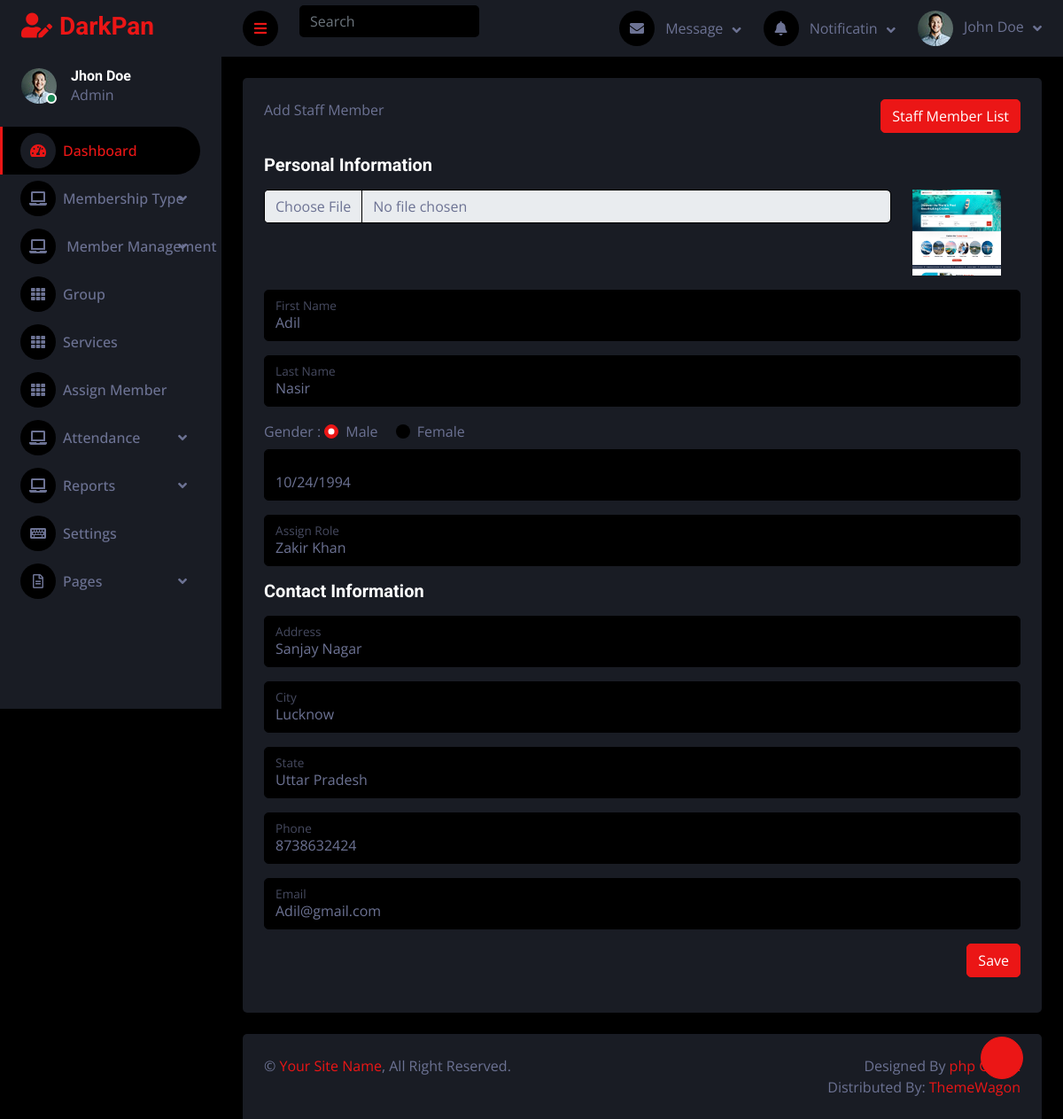
/edit-staffmember.php?id=1 (signed in), run on the app's committed database.
### tables this page shows
CREATE TABLE IF NOT EXISTS `staff_member` (
  `id` int NOT NULL AUTO_INCREMENT,
  `photo` varchar(250) DEFAULT NULL,
  `f_name` varchar(250) DEFAULT NULL,
  `l_name` varchar(250) DEFAULT NULL,
  `gender` varchar(250) DEFAULT NULL,
  `date` varchar(250) DEFAULT NULL,
  `a_role` varchar(250) DEFAULT NULL,
  `address` varchar(250) DEFAULT NULL,
  `city` varchar(250) DEFAULT NULL,
  `state` varchar(250) DEFAULT NULL,
  `phone` varchar(250) DEFAULT NULL,
  `email` varchar(250) DEFAULT NULL,
  `status` varchar(250) DEFAULT NULL,
  PRIMARY KEY (`id`)
);

### edit-staffmember.php (the view, shortened to what this page needs)
<?php include "common/header.php";
$id = $_GET['id'];
$sql = mysqli_query($conn, "SELECT * FROM `staff_member` where `id`='$id'");
$row = mysqli_fetch_assoc($sql);
?>
<div class="container-fluid pt-4 px-4">
    <div class="row g-4">
        <div class="col-sm-12">
            <div class="bg-secondary rounded h-100 p-4">
                <div class="clearfix">
                    <span class="float-start">Add Staff Member</span>
                    <span> <a href="view-staff.php" <button type="button" class="btn btn-primary float-end mb-4">Staff Member List</button></a></span>
                </div>
                <form method="POST" enctype="multipart/form-data">
                    <h5 class="mb-3">Personal Information</h5>
                    <div class="row form-floating mb-3">
                        <div class="col-md-10">
                            <div class="form-group">
                                <input type="file" class="form-control" id="image-upload" placeholder="name@example.com" name="photo">
                            </div>
                        </div>
                        <div class="col-md-2">
                            <img width="100px" id="image-preview" src="<?php echo $row['photo']; ?>" alt="">
                        </div>
                    </div>
                    <div class="form-floating mb-3">
                        <input type="text" class="form-control" id="floatingInput"
                            placeholder="name@example.com" name="f_name" value="<?php echo $row['f_name']; ?>">
                        <label for="floatingInput">First Name</label>
                    </div>
                    <div class="form-floating mb-3">
                        <input type="text" class="form-control" id="floatingPassword"
                            placeholder="Password" name="l_name" value="<?php echo $row['l_name']; ?>">
                        <label for="floatingPassword">Last Name</label>
                    </div>
                    <span>Gender :</span>
                    <?php if ($row['gender'] == 'male') { ?>
                    <div class="form-check form-check-inline mb-2">
                        <input class="form-check-input" type="radio" name="gender" id="exampleRadios1" value="<?php echo $row['gender']; ?>" checked >
                        <label class="form-check-label" for="exampleRadios1">Male</label>
                    </div>
                    <div class="form-check form-check-inline">
                        <input class="form-check-input" type="radio" id="exampleRadios1" name="gender" value="<?php echo $row['gender']; ?>">
                        <label class="form-check-label" for="exampleRadios1">Female</label>
                    </div>
                        <?php } ?>
                    <div class="form-floating mb-3">
                        <input type="date" class="form-control" id="floatingPassword"
                            placeholder="DOB" name="date" value="<?php echo $row['date']; ?>">
                    </div>
                    <div class="form-floating mb-3">
                        <input type="text" class="form-control" id="floatingPassword"
                            placeholder="Password" name="a_role" value="<?php echo $row['a_role']; ?>">
                        <label for="floatingPassword">Assign Role</label>
                    </div>
                    <h5 class="mb-3">Contact Information</h5>
                    <div class="form-floating mb-3">
                        <input type="text" class="form-control" id="floatingPassword"
                            placeholder="Password" name="address" value="<?php echo $row['address']; ?>">
                        <label for="floatingPassword">Address</label>
                    </div>
                    <div class="form-floating mb-3">
                        <input type="text" class="form-control" id="floatingPassword"
                            placeholder="Password" name="city" value="<?php echo $row['city']; ?>">
                        <label for="floatingPassword">City</label>
                    </div>
                    <div class="form-floating mb-3">
                        <input type="text" class="form-control" id="floatingPassword"
                            placeholder="Password" name="state" value="<?php echo $row['state']; ?>">
                        <label for="floatingPassword">State</label>
                    </div>
                    <div class="form-floating mb-3">
                        <input type="number" class="form-control" id="floatingPassword"
                            placeholder="Password" name="phone" value="<?php echo $row['phone']; ?>">
                        <label for="floatingPassword">Phone</label>
                    </div>
                    <div class="form-floating mb-3">
                        <input type="email" class="form-control" id="floatingPassword"
                            placeholder="Password" name="email" value="<?php echo $row['email']; ?>">
                        <label for="floatingPassword">Email</label>
                    </div>
                    <div class="clearfix">
                        <span> <button type="submit" name="submit" class="btn btn-primary float-end">Save</button></span>
                    </div>
                </form>
            </div>
        </div>
    </div>
</div>
<?php include "common/footer.php"; ?>

### css/style.css (style rules this page uses)
.btn { transition: .5s; }

### data on the page
staff_member: photo (picture), f_name "Adil", l_name "Nasir", date "10/24/1994", a_role "Zakir Khan", address "Sanjay Nagar", city "Lucknow", state "Uttar Pradesh", phone "8738632424", email "Adil@gmail.com"
